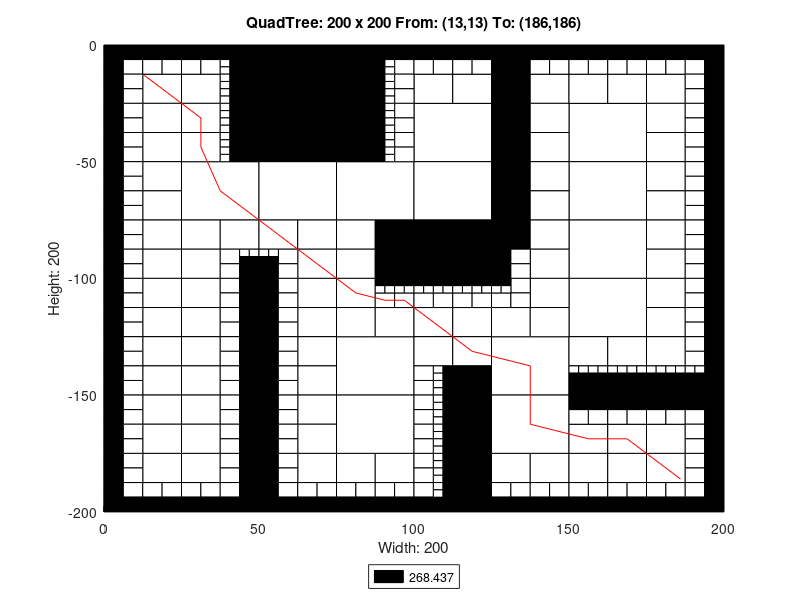

Here is the MATLAB script that generated this plot:
axis([0 200 -200 0]);
title('QuadTree: 200 x 200 From: (13,13) To: (186,186)');
xlabel('Width: 200');
ylabel('Height: 200');
rectangle('Position',[50 -25 25 25], 'FaceColor',[0 0 0]);
rectangle('Position',[50 -50 25 25], 'FaceColor',[0 0 0]);
rectangle('Position',[25 -75 25 25], 'FaceColor',[1 1 1]);
rectangle('Position',[50 -75 25 25], 'FaceColor',[1 1 1]);
rectangle('Position',[75 -75 25 25], 'FaceColor',[1 1 1]);
rectangle('Position',[100 -50 25 25], 'FaceColor',[1 1 1]);
rectangle('Position',[150 -50 25 25], 'FaceColor',[1 1 1]);
rectangle('Position',[100 -75 25 25], 'FaceColor',[1 1 1]);
rectangle('Position',[100 -100 25 25], 'FaceColor',[0 0 0]);
rectangle('Position',[150 -75 25 25], 'FaceColor',[1 1 1]);
rectangle('Position',[150 -100 25 25], 'FaceColor',[1 1 1]);
rectangle('Position',[75 -150 25 25], 'FaceColor',[1 1 1]);
rectangle('Position',[75 -175 25 25], 'FaceColor',[1 1 1]);
rectangle('Position',[125 -150 25 25], 'FaceColor',[1 1 1]);
rectangle('Position',[150 -125 25 25], 'FaceColor',[1 1 1]);
rectangle('Position',[125 -175 25 25], 'FaceColor',[1 1 1]);
rectangle('Position',[12.5 -25 12.5 12.5], 'FaceColor',[1 1 1]);
rectangle('Position',[25 -25 12.5 12.5], 'FaceColor',[1 1 1]);
rectangle('Position',[12.5 -37.5 12.5 12.5], 'FaceColor',[1 1 1]);
rectangle('Position',[12.5 -50 12.5 12.5], 'FaceColor',[1 1 1]);
rectangle('Position',[25 -37.5 12.5 12.5], 'FaceColor',[1 1 1]);
rectangle('Position',[25 -50 12.5 12.5], 'FaceColor',[1 1 1]);
rectangle('Position',[75 -12.5 12.5 12.5], 'FaceColor',[0 0 0]);
rectangle('Position',[75 -25 12.5 12.5], 'FaceColor',[0 0 0]);
rectangle('Position',[75 -37.5 12.5 12.5], 'FaceColor',[0 0 0]);
rectangle('Position',[75 -50 12.5 12.5], 'FaceColor',[0 0 0]);
rectangle('Position',[12.5 -62.5 12.5 12.5], 'FaceColor',[1 1 1]);
rectangle('Position',[12.5 -75 12.5 12.5], 'FaceColor',[1 1 1]);
rectangle('Position',[12.5 -87.5 12.5 12.5], 'FaceColor',[1 1 1]);
rectangle('Position',[12.5 -100 12.5 12.5], 'FaceColor',[1 1 1]);
rectangle('Position',[25 -87.5 12.5 12.5], 'FaceColor',[1 1 1]);
rectangle('Position',[37.5 -87.5 12.5 12.5], 'FaceColor',[1 1 1]);
rectangle('Position',[25 -100 12.5 12.5], 'FaceColor',[1 1 1]);
rectangle('Position',[50 -87.5 12.5 12.5], 'FaceColor',[1 1 1]);
rectangle('Position',[62.5 -87.5 12.5 12.5], 'FaceColor',[1 1 1]);
rectangle('Position',[62.5 -100 12.5 12.5], 'FaceColor',[1 1 1]);
rectangle('Position',[75 -87.5 12.5 12.5], 'FaceColor',[1 1 1]);
rectangle('Position',[87.5 -87.5 12.5 12.5], 'FaceColor',[0 0 0]);
rectangle('Position',[75 -100 12.5 12.5], 'FaceColor',[1 1 1]);
rectangle('Position',[87.5 -100 12.5 12.5], 'FaceColor',[0 0 0]);
rectangle('Position',[100 -25 12.5 12.5], 'FaceColor',[1 1 1]);
rectangle('Position',[112.5 -25 12.5 12.5], 'FaceColor',[1 1 1]);
rectangle('Position',[125 -12.5 12.5 12.5], 'FaceColor',[0 0 0]);
rectangle('Position',[125 -25 12.5 12.5], 'FaceColor',[0 0 0]);
rectangle('Position',[137.5 -25 12.5 12.5], 'FaceColor',[1 1 1]);
rectangle('Position',[125 -37.5 12.5 12.5], 'FaceColor',[0 0 0]);
rectangle('Position',[137.5 -37.5 12.5 12.5], 'FaceColor',[1 1 1]);
rectangle('Position',[125 -50 12.5 12.5], 'FaceColor',[0 0 0]);
rectangle('Position',[137.5 -50 12.5 12.5], 'FaceColor',[1 1 1]);
rectangle('Position',[150 -25 12.5 12.5], 'FaceColor',[1 1 1]);
rectangle('Position',[162.5 -25 12.5 12.5], 'FaceColor',[1 1 1]);
rectangle('Position',[175 -25 12.5 12.5], 'FaceColor',[1 1 1]);
rectangle('Position',[175 -37.5 12.5 12.5], 'FaceColor',[1 1 1]);
rectangle('Position',[175 -50 12.5 12.5], 'FaceColor',[1 1 1]);
rectangle('Position',[125 -62.5 12.5 12.5], 'FaceColor',[0 0 0]);
rectangle('Position',[137.5 -62.5 12.5 12.5], 'FaceColor',[1 1 1]);
rectangle('Position',[125 -75 12.5 12.5], 'FaceColor',[0 0 0]);
rectangle('Position',[137.5 -75 12.5 12.5], 'FaceColor',[1 1 1]);
rectangle('Position',[125 -87.5 12.5 12.5], 'FaceColor',[0 0 0]);
rectangle('Position',[137.5 -87.5 12.5 12.5], 'FaceColor',[1 1 1]);
rectangle('Position',[137.5 -100 12.5 12.5], 'FaceColor',[1 1 1]);
rectangle('Position',[175 -62.5 12.5 12.5], 'FaceColor',[1 1 1]);
rectangle('Position',[175 -75 12.5 12.5], 'FaceColor',[1 1 1]);
rectangle('Position',[175 -87.5 12.5 12.5], 'FaceColor',[1 1 1]);
rectangle('Position',[175 -100 12.5 12.5], 'FaceColor',[1 1 1]);
rectangle('Position',[12.5 -112.5 12.5 12.5], 'FaceColor',[1 1 1]);
rectangle('Position',[12.5 -125 12.5 12.5], 'FaceColor',[1 1 1]);
rectangle('Position',[25 -112.5 12.5 12.5], 'FaceColor',[1 1 1]);
rectangle('Position',[25 -125 12.5 12.5], 'FaceColor',[1 1 1]);
rectangle('Position',[12.5 -137.5 12.5 12.5], 'FaceColor',[1 1 1]);
rectangle('Position',[12.5 -150 12.5 12.5], 'FaceColor',[1 1 1]);
rectangle('Position',[25 -137.5 12.5 12.5], 'FaceColor',[1 1 1]);
rectangle('Position',[25 -150 12.5 12.5], 'FaceColor',[1 1 1]);
rectangle('Position',[62.5 -112.5 12.5 12.5], 'FaceColor',[1 1 1]);
rectangle('Position',[62.5 -125 12.5 12.5], 'FaceColor',[1 1 1]);
rectangle('Position',[75 -112.5 12.5 12.5], 'FaceColor',[1 1 1]);
rectangle('Position',[75 -125 12.5 12.5], 'FaceColor',[1 1 1]);
rectangle('Position',[87.5 -125 12.5 12.5], 'FaceColor',[1 1 1]);
rectangle('Position',[62.5 -137.5 12.5 12.5], 'FaceColor',[1 1 1]);
rectangle('Position',[62.5 -150 12.5 12.5], 'FaceColor',[1 1 1]);
rectangle('Position',[12.5 -162.5 12.5 12.5], 'FaceColor',[1 1 1]);
rectangle('Position',[12.5 -175 12.5 12.5], 'FaceColor',[1 1 1]);
rectangle('Position',[25 -162.5 12.5 12.5], 'FaceColor',[1 1 1]);
rectangle('Position',[25 -175 12.5 12.5], 'FaceColor',[1 1 1]);
rectangle('Position',[12.5 -187.5 12.5 12.5], 'FaceColor',[1 1 1]);
rectangle('Position',[25 -187.5 12.5 12.5], 'FaceColor',[1 1 1]);
rectangle('Position',[62.5 -162.5 12.5 12.5], 'FaceColor',[1 1 1]);
rectangle('Position',[62.5 -175 12.5 12.5], 'FaceColor',[1 1 1]);
rectangle('Position',[62.5 -187.5 12.5 12.5], 'FaceColor',[1 1 1]);
rectangle('Position',[75 -187.5 12.5 12.5], 'FaceColor',[1 1 1]);
rectangle('Position',[87.5 -187.5 12.5 12.5], 'FaceColor',[1 1 1]);
rectangle('Position',[100 -125 12.5 12.5], 'FaceColor',[1 1 1]);
rectangle('Position',[112.5 -125 12.5 12.5], 'FaceColor',[1 1 1]);
rectangle('Position',[137.5 -112.5 12.5 12.5], 'FaceColor',[1 1 1]);
rectangle('Position',[125 -125 12.5 12.5], 'FaceColor',[1 1 1]);
rectangle('Position',[137.5 -125 12.5 12.5], 'FaceColor',[1 1 1]);
rectangle('Position',[100 -137.5 12.5 12.5], 'FaceColor',[1 1 1]);
rectangle('Position',[112.5 -137.5 12.5 12.5], 'FaceColor',[1 1 1]);
rectangle('Position',[112.5 -150 12.5 12.5], 'FaceColor',[0 0 0]);
rectangle('Position',[175 -112.5 12.5 12.5], 'FaceColor',[1 1 1]);
rectangle('Position',[175 -125 12.5 12.5], 'FaceColor',[1 1 1]);
rectangle('Position',[150 -137.5 12.5 12.5], 'FaceColor',[1 1 1]);
rectangle('Position',[162.5 -137.5 12.5 12.5], 'FaceColor',[1 1 1]);
rectangle('Position',[175 -137.5 12.5 12.5], 'FaceColor',[1 1 1]);
rectangle('Position',[112.5 -162.5 12.5 12.5], 'FaceColor',[0 0 0]);
rectangle('Position',[112.5 -175 12.5 12.5], 'FaceColor',[0 0 0]);
rectangle('Position',[112.5 -187.5 12.5 12.5], 'FaceColor',[0 0 0]);
rectangle('Position',[112.5 -200 12.5 12.5], 'FaceColor',[0 0 0]);
rectangle('Position',[125 -187.5 12.5 12.5], 'FaceColor',[1 1 1]);
rectangle('Position',[137.5 -187.5 12.5 12.5], 'FaceColor',[1 1 1]);
rectangle('Position',[150 -175 12.5 12.5], 'FaceColor',[1 1 1]);
rectangle('Position',[162.5 -175 12.5 12.5], 'FaceColor',[1 1 1]);
rectangle('Position',[175 -175 12.5 12.5], 'FaceColor',[1 1 1]);
rectangle('Position',[150 -187.5 12.5 12.5], 'FaceColor',[1 1 1]);
rectangle('Position',[162.5 -187.5 12.5 12.5], 'FaceColor',[1 1 1]);
rectangle('Position',[175 -187.5 12.5 12.5], 'FaceColor',[1 1 1]);
rectangle('Position',[0 -6.25 6.25 6.25], 'FaceColor',[0 0 0]);
rectangle('Position',[6.25 -6.25 6.25 6.25], 'FaceColor',[0 0 0]);
rectangle('Position',[0 -12.5 6.25 6.25], 'FaceColor',[0 0 0]);
rectangle('Position',[6.25 -12.5 6.25 6.25], 'FaceColor',[1 1 1]);
rectangle('Position',[12.5 -6.25 6.25 6.25], 'FaceColor',[0 0 0]);
rectangle('Position',[18.75 -6.25 6.25 6.25], 'FaceColor',[0 0 0]);
rectangle('Position',[12.5 -12.5 6.25 6.25], 'FaceColor',[1 1 1]);
rectangle('Position',[18.75 -12.5 6.25 6.25], 'FaceColor',[1 1 1]);
rectangle('Position',[0 -18.75 6.25 6.25], 'FaceColor',[0 0 0]);
rectangle('Position',[6.25 -18.75 6.25 6.25], 'FaceColor',[1 1 1]);
rectangle('Position',[0 -25 6.25 6.25], 'FaceColor',[0 0 0]);
rectangle('Position',[6.25 -25 6.25 6.25], 'FaceColor',[1 1 1]);
rectangle('Position',[25 -6.25 6.25 6.25], 'FaceColor',[0 0 0]);
rectangle('Position',[31.25 -6.25 6.25 6.25], 'FaceColor',[0 0 0]);
rectangle('Position',[25 -12.5 6.25 6.25], 'FaceColor',[1 1 1]);
rectangle('Position',[31.25 -12.5 6.25 6.25], 'FaceColor',[1 1 1]);
rectangle('Position',[37.5 -6.25 6.25 6.25], 'FaceColor',[0 0 0]);
rectangle('Position',[43.75 -6.25 6.25 6.25], 'FaceColor',[0 0 0]);
rectangle('Position',[43.75 -12.5 6.25 6.25], 'FaceColor',[0 0 0]);
rectangle('Position',[43.75 -18.75 6.25 6.25], 'FaceColor',[0 0 0]);
rectangle('Position',[43.75 -25 6.25 6.25], 'FaceColor',[0 0 0]);
rectangle('Position',[0 -31.25 6.25 6.25], 'FaceColor',[0 0 0]);
rectangle('Position',[6.25 -31.25 6.25 6.25], 'FaceColor',[1 1 1]);
rectangle('Position',[0 -37.5 6.25 6.25], 'FaceColor',[0 0 0]);
rectangle('Position',[6.25 -37.5 6.25 6.25], 'FaceColor',[1 1 1]);
rectangle('Position',[0 -43.75 6.25 6.25], 'FaceColor',[0 0 0]);
rectangle('Position',[6.25 -43.75 6.25 6.25], 'FaceColor',[1 1 1]);
rectangle('Position',[0 -50 6.25 6.25], 'FaceColor',[0 0 0]);
rectangle('Position',[6.25 -50 6.25 6.25], 'FaceColor',[1 1 1]);
rectangle('Position',[43.75 -31.25 6.25 6.25], 'FaceColor',[0 0 0]);
rectangle('Position',[43.75 -37.5 6.25 6.25], 'FaceColor',[0 0 0]);
rectangle('Position',[43.75 -43.75 6.25 6.25], 'FaceColor',[0 0 0]);
rectangle('Position',[43.75 -50 6.25 6.25], 'FaceColor',[0 0 0]);
rectangle('Position',[87.5 -6.25 6.25 6.25], 'FaceColor',[0 0 0]);
rectangle('Position',[93.75 -6.25 6.25 6.25], 'FaceColor',[0 0 0]);
rectangle('Position',[93.75 -12.5 6.25 6.25], 'FaceColor',[1 1 1]);
rectangle('Position',[93.75 -18.75 6.25 6.25], 'FaceColor',[1 1 1]);
rectangle('Position',[93.75 -25 6.25 6.25], 'FaceColor',[1 1 1]);
rectangle('Position',[93.75 -31.25 6.25 6.25], 'FaceColor',[1 1 1]);
rectangle('Position',[93.75 -37.5 6.25 6.25], 'FaceColor',[1 1 1]);
rectangle('Position',[93.75 -43.75 6.25 6.25], 'FaceColor',[1 1 1]);
rectangle('Position',[93.75 -50 6.25 6.25], 'FaceColor',[1 1 1]);
rectangle('Position',[0 -56.25 6.25 6.25], 'FaceColor',[0 0 0]);
rectangle('Position',[6.25 -56.25 6.25 6.25], 'FaceColor',[1 1 1]);
rectangle('Position',[0 -62.5 6.25 6.25], 'FaceColor',[0 0 0]);
rectangle('Position',[6.25 -62.5 6.25 6.25], 'FaceColor',[1 1 1]);
rectangle('Position',[0 -68.75 6.25 6.25], 'FaceColor',[0 0 0]);
rectangle('Position',[6.25 -68.75 6.25 6.25], 'FaceColor',[1 1 1]);
rectangle('Position',[0 -75 6.25 6.25], 'FaceColor',[0 0 0]);
rectangle('Position',[6.25 -75 6.25 6.25], 'FaceColor',[1 1 1]);
rectangle('Position',[0 -81.25 6.25 6.25], 'FaceColor',[0 0 0]);
rectangle('Position',[6.25 -81.25 6.25 6.25], 'FaceColor',[1 1 1]);
rectangle('Position',[0 -87.5 6.25 6.25], 'FaceColor',[0 0 0]);
rectangle('Position',[6.25 -87.5 6.25 6.25], 'FaceColor',[1 1 1]);
rectangle('Position',[0 -93.75 6.25 6.25], 'FaceColor',[0 0 0]);
rectangle('Position',[6.25 -93.75 6.25 6.25], 'FaceColor',[1 1 1]);
rectangle('Position',[0 -100 6.25 6.25], 'FaceColor',[0 0 0]);
rectangle('Position',[6.25 -100 6.25 6.25], 'FaceColor',[1 1 1]);
rectangle('Position',[37.5 -93.75 6.25 6.25], 'FaceColor',[1 1 1]);
rectangle('Position',[37.5 -100 6.25 6.25], 'FaceColor',[1 1 1]);
rectangle('Position',[43.75 -100 6.25 6.25], 'FaceColor',[0 0 0]);
rectangle('Position',[56.25 -93.75 6.25 6.25], 'FaceColor',[1 1 1]);
rectangle('Position',[50 -100 6.25 6.25], 'FaceColor',[0 0 0]);
rectangle('Position',[56.25 -100 6.25 6.25], 'FaceColor',[1 1 1]);
rectangle('Position',[100 -6.25 6.25 6.25], 'FaceColor',[0 0 0]);
rectangle('Position',[106.25 -6.25 6.25 6.25], 'FaceColor',[0 0 0]);
rectangle('Position',[100 -12.5 6.25 6.25], 'FaceColor',[1 1 1]);
rectangle('Position',[106.25 -12.5 6.25 6.25], 'FaceColor',[1 1 1]);
rectangle('Position',[112.5 -6.25 6.25 6.25], 'FaceColor',[0 0 0]);
rectangle('Position',[118.75 -6.25 6.25 6.25], 'FaceColor',[0 0 0]);
rectangle('Position',[112.5 -12.5 6.25 6.25], 'FaceColor',[1 1 1]);
rectangle('Position',[118.75 -12.5 6.25 6.25], 'FaceColor',[1 1 1]);
rectangle('Position',[137.5 -6.25 6.25 6.25], 'FaceColor',[0 0 0]);
rectangle('Position',[143.75 -6.25 6.25 6.25], 'FaceColor',[0 0 0]);
rectangle('Position',[137.5 -12.5 6.25 6.25], 'FaceColor',[1 1 1]);
rectangle('Position',[143.75 -12.5 6.25 6.25], 'FaceColor',[1 1 1]);
rectangle('Position',[150 -6.25 6.25 6.25], 'FaceColor',[0 0 0]);
rectangle('Position',[156.25 -6.25 6.25 6.25], 'FaceColor',[0 0 0]);
rectangle('Position',[150 -12.5 6.25 6.25], 'FaceColor',[1 1 1]);
rectangle('Position',[156.25 -12.5 6.25 6.25], 'FaceColor',[1 1 1]);
rectangle('Position',[162.5 -6.25 6.25 6.25], 'FaceColor',[0 0 0]);
rectangle('Position',[168.75 -6.25 6.25 6.25], 'FaceColor',[0 0 0]);
rectangle('Position',[162.5 -12.5 6.25 6.25], 'FaceColor',[1 1 1]);
rectangle('Position',[168.75 -12.5 6.25 6.25], 'FaceColor',[1 1 1]);
rectangle('Position',[175 -6.25 6.25 6.25], 'FaceColor',[0 0 0]);
rectangle('Position',[181.25 -6.25 6.25 6.25], 'FaceColor',[0 0 0]);
rectangle('Position',[175 -12.5 6.25 6.25], 'FaceColor',[1 1 1]);
rectangle('Position',[181.25 -12.5 6.25 6.25], 'FaceColor',[1 1 1]);
rectangle('Position',[187.5 -6.25 6.25 6.25], 'FaceColor',[0 0 0]);
rectangle('Position',[193.75 -6.25 6.25 6.25], 'FaceColor',[0 0 0]);
rectangle('Position',[187.5 -12.5 6.25 6.25], 'FaceColor',[1 1 1]);
rectangle('Position',[193.75 -12.5 6.25 6.25], 'FaceColor',[0 0 0]);
rectangle('Position',[187.5 -18.75 6.25 6.25], 'FaceColor',[1 1 1]);
rectangle('Position',[193.75 -18.75 6.25 6.25], 'FaceColor',[0 0 0]);
rectangle('Position',[187.5 -25 6.25 6.25], 'FaceColor',[1 1 1]);
rectangle('Position',[193.75 -25 6.25 6.25], 'FaceColor',[0 0 0]);
rectangle('Position',[187.5 -31.25 6.25 6.25], 'FaceColor',[1 1 1]);
rectangle('Position',[193.75 -31.25 6.25 6.25], 'FaceColor',[0 0 0]);
rectangle('Position',[187.5 -37.5 6.25 6.25], 'FaceColor',[1 1 1]);
rectangle('Position',[193.75 -37.5 6.25 6.25], 'FaceColor',[0 0 0]);
rectangle('Position',[187.5 -43.75 6.25 6.25], 'FaceColor',[1 1 1]);
rectangle('Position',[193.75 -43.75 6.25 6.25], 'FaceColor',[0 0 0]);
rectangle('Position',[187.5 -50 6.25 6.25], 'FaceColor',[1 1 1]);
rectangle('Position',[193.75 -50 6.25 6.25], 'FaceColor',[0 0 0]);
rectangle('Position',[125 -93.75 6.25 6.25], 'FaceColor',[0 0 0]);
rectangle('Position',[131.25 -93.75 6.25 6.25], 'FaceColor',[1 1 1]);
rectangle('Position',[125 -100 6.25 6.25], 'FaceColor',[0 0 0]);
rectangle('Position',[131.25 -100 6.25 6.25], 'FaceColor',[1 1 1]);
rectangle('Position',[187.5 -56.25 6.25 6.25], 'FaceColor',[1 1 1]);
rectangle('Position',[193.75 -56.25 6.25 6.25], 'FaceColor',[0 0 0]);
rectangle('Position',[187.5 -62.5 6.25 6.25], 'FaceColor',[1 1 1]);
rectangle('Position',[193.75 -62.5 6.25 6.25], 'FaceColor',[0 0 0]);
rectangle('Position',[187.5 -68.75 6.25 6.25], 'FaceColor',[1 1 1]);
rectangle('Position',[193.75 -68.75 6.25 6.25], 'FaceColor',[0 0 0]);
rectangle('Position',[187.5 -75 6.25 6.25], 'FaceColor',[1 1 1]);
rectangle('Position',[193.75 -75 6.25 6.25], 'FaceColor',[0 0 0]);
rectangle('Position',[187.5 -81.25 6.25 6.25], 'FaceColor',[1 1 1]);
rectangle('Position',[193.75 -81.25 6.25 6.25], 'FaceColor',[0 0 0]);
rectangle('Position',[187.5 -87.5 6.25 6.25], 'FaceColor',[1 1 1]);
rectangle('Position',[193.75 -87.5 6.25 6.25], 'FaceColor',[0 0 0]);
rectangle('Position',[187.5 -93.75 6.25 6.25], 'FaceColor',[1 1 1]);
rectangle('Position',[193.75 -93.75 6.25 6.25], 'FaceColor',[0 0 0]);
rectangle('Position',[187.5 -100 6.25 6.25], 'FaceColor',[1 1 1]);
rectangle('Position',[193.75 -100 6.25 6.25], 'FaceColor',[0 0 0]);
rectangle('Position',[0 -106.25 6.25 6.25], 'FaceColor',[0 0 0]);
rectangle('Position',[6.25 -106.25 6.25 6.25], 'FaceColor',[1 1 1]);
rectangle('Position',[0 -112.5 6.25 6.25], 'FaceColor',[0 0 0]);
rectangle('Position',[6.25 -112.5 6.25 6.25], 'FaceColor',[1 1 1]);
rectangle('Position',[0 -118.75 6.25 6.25], 'FaceColor',[0 0 0]);
rectangle('Position',[6.25 -118.75 6.25 6.25], 'FaceColor',[1 1 1]);
rectangle('Position',[0 -125 6.25 6.25], 'FaceColor',[0 0 0]);
rectangle('Position',[6.25 -125 6.25 6.25], 'FaceColor',[1 1 1]);
rectangle('Position',[37.5 -106.25 6.25 6.25], 'FaceColor',[1 1 1]);
rectangle('Position',[43.75 -106.25 6.25 6.25], 'FaceColor',[0 0 0]);
rectangle('Position',[37.5 -112.5 6.25 6.25], 'FaceColor',[1 1 1]);
rectangle('Position',[43.75 -112.5 6.25 6.25], 'FaceColor',[0 0 0]);
rectangle('Position',[37.5 -118.75 6.25 6.25], 'FaceColor',[1 1 1]);
rectangle('Position',[43.75 -118.75 6.25 6.25], 'FaceColor',[0 0 0]);
rectangle('Position',[37.5 -125 6.25 6.25], 'FaceColor',[1 1 1]);
rectangle('Position',[43.75 -125 6.25 6.25], 'FaceColor',[0 0 0]);
rectangle('Position',[0 -131.25 6.25 6.25], 'FaceColor',[0 0 0]);
rectangle('Position',[6.25 -131.25 6.25 6.25], 'FaceColor',[1 1 1]);
rectangle('Position',[0 -137.5 6.25 6.25], 'FaceColor',[0 0 0]);
rectangle('Position',[6.25 -137.5 6.25 6.25], 'FaceColor',[1 1 1]);
rectangle('Position',[0 -143.75 6.25 6.25], 'FaceColor',[0 0 0]);
rectangle('Position',[6.25 -143.75 6.25 6.25], 'FaceColor',[1 1 1]);
rectangle('Position',[0 -150 6.25 6.25], 'FaceColor',[0 0 0]);
rectangle('Position',[6.25 -150 6.25 6.25], 'FaceColor',[1 1 1]);
rectangle('Position',[37.5 -131.25 6.25 6.25], 'FaceColor',[1 1 1]);
rectangle('Position',[43.75 -131.25 6.25 6.25], 'FaceColor',[0 0 0]);
rectangle('Position',[37.5 -137.5 6.25 6.25], 'FaceColor',[1 1 1]);
rectangle('Position',[43.75 -137.5 6.25 6.25], 'FaceColor',[0 0 0]);
rectangle('Position',[37.5 -143.75 6.25 6.25], 'FaceColor',[1 1 1]);
rectangle('Position',[43.75 -143.75 6.25 6.25], 'FaceColor',[0 0 0]);
rectangle('Position',[37.5 -150 6.25 6.25], 'FaceColor',[1 1 1]);
rectangle('Position',[43.75 -150 6.25 6.25], 'FaceColor',[0 0 0]);
rectangle('Position',[50 -106.25 6.25 6.25], 'FaceColor',[0 0 0]);
rectangle('Position',[56.25 -106.25 6.25 6.25], 'FaceColor',[1 1 1]);
rectangle('Position',[50 -112.5 6.25 6.25], 'FaceColor',[0 0 0]);
rectangle('Position',[56.25 -112.5 6.25 6.25], 'FaceColor',[1 1 1]);
rectangle('Position',[50 -118.75 6.25 6.25], 'FaceColor',[0 0 0]);
rectangle('Position',[56.25 -118.75 6.25 6.25], 'FaceColor',[1 1 1]);
rectangle('Position',[50 -125 6.25 6.25], 'FaceColor',[0 0 0]);
rectangle('Position',[56.25 -125 6.25 6.25], 'FaceColor',[1 1 1]);
rectangle('Position',[87.5 -112.5 6.25 6.25], 'FaceColor',[1 1 1]);
rectangle('Position',[93.75 -112.5 6.25 6.25], 'FaceColor',[1 1 1]);
rectangle('Position',[50 -131.25 6.25 6.25], 'FaceColor',[0 0 0]);
rectangle('Position',[56.25 -131.25 6.25 6.25], 'FaceColor',[1 1 1]);
rectangle('Position',[50 -137.5 6.25 6.25], 'FaceColor',[0 0 0]);
rectangle('Position',[56.25 -137.5 6.25 6.25], 'FaceColor',[1 1 1]);
rectangle('Position',[50 -143.75 6.25 6.25], 'FaceColor',[0 0 0]);
rectangle('Position',[56.25 -143.75 6.25 6.25], 'FaceColor',[1 1 1]);
rectangle('Position',[50 -150 6.25 6.25], 'FaceColor',[0 0 0]);
rectangle('Position',[56.25 -150 6.25 6.25], 'FaceColor',[1 1 1]);
rectangle('Position',[0 -156.25 6.25 6.25], 'FaceColor',[0 0 0]);
rectangle('Position',[6.25 -156.25 6.25 6.25], 'FaceColor',[1 1 1]);
rectangle('Position',[0 -162.5 6.25 6.25], 'FaceColor',[0 0 0]);
rectangle('Position',[6.25 -162.5 6.25 6.25], 'FaceColor',[1 1 1]);
rectangle('Position',[0 -168.75 6.25 6.25], 'FaceColor',[0 0 0]);
rectangle('Position',[6.25 -168.75 6.25 6.25], 'FaceColor',[1 1 1]);
rectangle('Position',[0 -175 6.25 6.25], 'FaceColor',[0 0 0]);
rectangle('Position',[6.25 -175 6.25 6.25], 'FaceColor',[1 1 1]);
rectangle('Position',[37.5 -156.25 6.25 6.25], 'FaceColor',[1 1 1]);
rectangle('Position',[43.75 -156.25 6.25 6.25], 'FaceColor',[0 0 0]);
rectangle('Position',[37.5 -162.5 6.25 6.25], 'FaceColor',[1 1 1]);
rectangle('Position',[43.75 -162.5 6.25 6.25], 'FaceColor',[0 0 0]);
rectangle('Position',[37.5 -168.75 6.25 6.25], 'FaceColor',[1 1 1]);
rectangle('Position',[43.75 -168.75 6.25 6.25], 'FaceColor',[0 0 0]);
rectangle('Position',[37.5 -175 6.25 6.25], 'FaceColor',[1 1 1]);
rectangle('Position',[43.75 -175 6.25 6.25], 'FaceColor',[0 0 0]);
rectangle('Position',[0 -181.25 6.25 6.25], 'FaceColor',[0 0 0]);
rectangle('Position',[6.25 -181.25 6.25 6.25], 'FaceColor',[1 1 1]);
rectangle('Position',[0 -187.5 6.25 6.25], 'FaceColor',[0 0 0]);
rectangle('Position',[6.25 -187.5 6.25 6.25], 'FaceColor',[1 1 1]);
rectangle('Position',[0 -193.75 6.25 6.25], 'FaceColor',[0 0 0]);
rectangle('Position',[6.25 -193.75 6.25 6.25], 'FaceColor',[1 1 1]);
rectangle('Position',[0 -200 6.25 6.25], 'FaceColor',[0 0 0]);
rectangle('Position',[6.25 -200 6.25 6.25], 'FaceColor',[0 0 0]);
rectangle('Position',[12.5 -193.75 6.25 6.25], 'FaceColor',[1 1 1]);
rectangle('Position',[18.75 -193.75 6.25 6.25], 'FaceColor',[1 1 1]);
rectangle('Position',[12.5 -200 6.25 6.25], 'FaceColor',[0 0 0]);
rectangle('Position',[18.75 -200 6.25 6.25], 'FaceColor',[0 0 0]);
rectangle('Position',[37.5 -181.25 6.25 6.25], 'FaceColor',[1 1 1]);
rectangle('Position',[43.75 -181.25 6.25 6.25], 'FaceColor',[0 0 0]);
rectangle('Position',[37.5 -187.5 6.25 6.25], 'FaceColor',[1 1 1]);
rectangle('Position',[43.75 -187.5 6.25 6.25], 'FaceColor',[0 0 0]);
rectangle('Position',[25 -193.75 6.25 6.25], 'FaceColor',[1 1 1]);
rectangle('Position',[31.25 -193.75 6.25 6.25], 'FaceColor',[1 1 1]);
rectangle('Position',[25 -200 6.25 6.25], 'FaceColor',[0 0 0]);
rectangle('Position',[31.25 -200 6.25 6.25], 'FaceColor',[0 0 0]);
rectangle('Position',[37.5 -193.75 6.25 6.25], 'FaceColor',[1 1 1]);
rectangle('Position',[43.75 -193.75 6.25 6.25], 'FaceColor',[0 0 0]);
rectangle('Position',[37.5 -200 6.25 6.25], 'FaceColor',[0 0 0]);
rectangle('Position',[43.75 -200 6.25 6.25], 'FaceColor',[0 0 0]);
rectangle('Position',[50 -156.25 6.25 6.25], 'FaceColor',[0 0 0]);
rectangle('Position',[56.25 -156.25 6.25 6.25], 'FaceColor',[1 1 1]);
rectangle('Position',[50 -162.5 6.25 6.25], 'FaceColor',[0 0 0]);
rectangle('Position',[56.25 -162.5 6.25 6.25], 'FaceColor',[1 1 1]);
rectangle('Position',[50 -168.75 6.25 6.25], 'FaceColor',[0 0 0]);
rectangle('Position',[56.25 -168.75 6.25 6.25], 'FaceColor',[1 1 1]);
rectangle('Position',[50 -175 6.25 6.25], 'FaceColor',[0 0 0]);
rectangle('Position',[56.25 -175 6.25 6.25], 'FaceColor',[1 1 1]);
rectangle('Position',[50 -181.25 6.25 6.25], 'FaceColor',[0 0 0]);
rectangle('Position',[56.25 -181.25 6.25 6.25], 'FaceColor',[1 1 1]);
rectangle('Position',[50 -187.5 6.25 6.25], 'FaceColor',[0 0 0]);
rectangle('Position',[56.25 -187.5 6.25 6.25], 'FaceColor',[1 1 1]);
rectangle('Position',[50 -193.75 6.25 6.25], 'FaceColor',[0 0 0]);
rectangle('Position',[56.25 -193.75 6.25 6.25], 'FaceColor',[1 1 1]);
rectangle('Position',[50 -200 6.25 6.25], 'FaceColor',[0 0 0]);
rectangle('Position',[56.25 -200 6.25 6.25], 'FaceColor',[0 0 0]);
rectangle('Position',[62.5 -193.75 6.25 6.25], 'FaceColor',[1 1 1]);
rectangle('Position',[68.75 -193.75 6.25 6.25], 'FaceColor',[1 1 1]);
rectangle('Position',[62.5 -200 6.25 6.25], 'FaceColor',[0 0 0]);
rectangle('Position',[68.75 -200 6.25 6.25], 'FaceColor',[0 0 0]);
rectangle('Position',[75 -193.75 6.25 6.25], 'FaceColor',[1 1 1]);
rectangle('Position',[81.25 -193.75 6.25 6.25], 'FaceColor',[1 1 1]);
rectangle('Position',[75 -200 6.25 6.25], 'FaceColor',[0 0 0]);
rectangle('Position',[81.25 -200 6.25 6.25], 'FaceColor',[0 0 0]);
rectangle('Position',[87.5 -193.75 6.25 6.25], 'FaceColor',[1 1 1]);
rectangle('Position',[93.75 -193.75 6.25 6.25], 'FaceColor',[1 1 1]);
rectangle('Position',[87.5 -200 6.25 6.25], 'FaceColor',[0 0 0]);
rectangle('Position',[93.75 -200 6.25 6.25], 'FaceColor',[0 0 0]);
rectangle('Position',[100 -112.5 6.25 6.25], 'FaceColor',[1 1 1]);
rectangle('Position',[106.25 -112.5 6.25 6.25], 'FaceColor',[1 1 1]);
rectangle('Position',[112.5 -112.5 6.25 6.25], 'FaceColor',[1 1 1]);
rectangle('Position',[118.75 -112.5 6.25 6.25], 'FaceColor',[1 1 1]);
rectangle('Position',[131.25 -106.25 6.25 6.25], 'FaceColor',[1 1 1]);
rectangle('Position',[125 -112.5 6.25 6.25], 'FaceColor',[1 1 1]);
rectangle('Position',[131.25 -112.5 6.25 6.25], 'FaceColor',[1 1 1]);
rectangle('Position',[100 -143.75 6.25 6.25], 'FaceColor',[1 1 1]);
rectangle('Position',[100 -150 6.25 6.25], 'FaceColor',[1 1 1]);
rectangle('Position',[187.5 -106.25 6.25 6.25], 'FaceColor',[1 1 1]);
rectangle('Position',[193.75 -106.25 6.25 6.25], 'FaceColor',[0 0 0]);
rectangle('Position',[187.5 -112.5 6.25 6.25], 'FaceColor',[1 1 1]);
rectangle('Position',[193.75 -112.5 6.25 6.25], 'FaceColor',[0 0 0]);
rectangle('Position',[187.5 -118.75 6.25 6.25], 'FaceColor',[1 1 1]);
rectangle('Position',[193.75 -118.75 6.25 6.25], 'FaceColor',[0 0 0]);
rectangle('Position',[187.5 -125 6.25 6.25], 'FaceColor',[1 1 1]);
rectangle('Position',[193.75 -125 6.25 6.25], 'FaceColor',[0 0 0]);
rectangle('Position',[150 -150 6.25 6.25], 'FaceColor',[0 0 0]);
rectangle('Position',[156.25 -150 6.25 6.25], 'FaceColor',[0 0 0]);
rectangle('Position',[162.5 -150 6.25 6.25], 'FaceColor',[0 0 0]);
rectangle('Position',[168.75 -150 6.25 6.25], 'FaceColor',[0 0 0]);
rectangle('Position',[187.5 -131.25 6.25 6.25], 'FaceColor',[1 1 1]);
rectangle('Position',[193.75 -131.25 6.25 6.25], 'FaceColor',[0 0 0]);
rectangle('Position',[187.5 -137.5 6.25 6.25], 'FaceColor',[1 1 1]);
rectangle('Position',[193.75 -137.5 6.25 6.25], 'FaceColor',[0 0 0]);
rectangle('Position',[175 -150 6.25 6.25], 'FaceColor',[0 0 0]);
rectangle('Position',[181.25 -150 6.25 6.25], 'FaceColor',[0 0 0]);
rectangle('Position',[193.75 -143.75 6.25 6.25], 'FaceColor',[0 0 0]);
rectangle('Position',[187.5 -150 6.25 6.25], 'FaceColor',[0 0 0]);
rectangle('Position',[193.75 -150 6.25 6.25], 'FaceColor',[0 0 0]);
rectangle('Position',[100 -156.25 6.25 6.25], 'FaceColor',[1 1 1]);
rectangle('Position',[100 -162.5 6.25 6.25], 'FaceColor',[1 1 1]);
rectangle('Position',[100 -168.75 6.25 6.25], 'FaceColor',[1 1 1]);
rectangle('Position',[100 -175 6.25 6.25], 'FaceColor',[1 1 1]);
rectangle('Position',[100 -181.25 6.25 6.25], 'FaceColor',[1 1 1]);
rectangle('Position',[100 -187.5 6.25 6.25], 'FaceColor',[1 1 1]);
rectangle('Position',[100 -193.75 6.25 6.25], 'FaceColor',[1 1 1]);
rectangle('Position',[100 -200 6.25 6.25], 'FaceColor',[0 0 0]);
rectangle('Position',[106.25 -200 6.25 6.25], 'FaceColor',[0 0 0]);
rectangle('Position',[125 -193.75 6.25 6.25], 'FaceColor',[1 1 1]);
rectangle('Position',[131.25 -193.75 6.25 6.25], 'FaceColor',[1 1 1]);
rectangle('Position',[125 -200 6.25 6.25], 'FaceColor',[0 0 0]);
rectangle('Position',[131.25 -200 6.25 6.25], 'FaceColor',[0 0 0]);
rectangle('Position',[137.5 -193.75 6.25 6.25], 'FaceColor',[1 1 1]);
rectangle('Position',[143.75 -193.75 6.25 6.25], 'FaceColor',[1 1 1]);
rectangle('Position',[137.5 -200 6.25 6.25], 'FaceColor',[0 0 0]);
rectangle('Position',[143.75 -200 6.25 6.25], 'FaceColor',[0 0 0]);
rectangle('Position',[150 -156.25 6.25 6.25], 'FaceColor',[0 0 0]);
rectangle('Position',[156.25 -156.25 6.25 6.25], 'FaceColor',[0 0 0]);
rectangle('Position',[150 -162.5 6.25 6.25], 'FaceColor',[1 1 1]);
rectangle('Position',[156.25 -162.5 6.25 6.25], 'FaceColor',[1 1 1]);
rectangle('Position',[162.5 -156.25 6.25 6.25], 'FaceColor',[0 0 0]);
rectangle('Position',[168.75 -156.25 6.25 6.25], 'FaceColor',[0 0 0]);
rectangle('Position',[162.5 -162.5 6.25 6.25], 'FaceColor',[1 1 1]);
rectangle('Position',[168.75 -162.5 6.25 6.25], 'FaceColor',[1 1 1]);
rectangle('Position',[175 -156.25 6.25 6.25], 'FaceColor',[0 0 0]);
rectangle('Position',[181.25 -156.25 6.25 6.25], 'FaceColor',[0 0 0]);
rectangle('Position',[175 -162.5 6.25 6.25], 'FaceColor',[1 1 1]);
rectangle('Position',[181.25 -162.5 6.25 6.25], 'FaceColor',[1 1 1]);
rectangle('Position',[187.5 -156.25 6.25 6.25], 'FaceColor',[0 0 0]);
rectangle('Position',[193.75 -156.25 6.25 6.25], 'FaceColor',[0 0 0]);
rectangle('Position',[187.5 -162.5 6.25 6.25], 'FaceColor',[1 1 1]);
rectangle('Position',[193.75 -162.5 6.25 6.25], 'FaceColor',[0 0 0]);
rectangle('Position',[187.5 -168.75 6.25 6.25], 'FaceColor',[1 1 1]);
rectangle('Position',[193.75 -168.75 6.25 6.25], 'FaceColor',[0 0 0]);
rectangle('Position',[187.5 -175 6.25 6.25], 'FaceColor',[1 1 1]);
rectangle('Position',[193.75 -175 6.25 6.25], 'FaceColor',[0 0 0]);
rectangle('Position',[150 -193.75 6.25 6.25], 'FaceColor',[1 1 1]);
rectangle('Position',[156.25 -193.75 6.25 6.25], 'FaceColor',[1 1 1]);
rectangle('Position',[150 -200 6.25 6.25], 'FaceColor',[0 0 0]);
rectangle('Position',[156.25 -200 6.25 6.25], 'FaceColor',[0 0 0]);
rectangle('Position',[162.5 -193.75 6.25 6.25], 'FaceColor',[1 1 1]);
rectangle('Position',[168.75 -193.75 6.25 6.25], 'FaceColor',[1 1 1]);
rectangle('Position',[162.5 -200 6.25 6.25], 'FaceColor',[0 0 0]);
rectangle('Position',[168.75 -200 6.25 6.25], 'FaceColor',[0 0 0]);
rectangle('Position',[187.5 -181.25 6.25 6.25], 'FaceColor',[1 1 1]);
rectangle('Position',[193.75 -181.25 6.25 6.25], 'FaceColor',[0 0 0]);
rectangle('Position',[187.5 -187.5 6.25 6.25], 'FaceColor',[1 1 1]);
rectangle('Position',[193.75 -187.5 6.25 6.25], 'FaceColor',[0 0 0]);
rectangle('Position',[175 -193.75 6.25 6.25], 'FaceColor',[1 1 1]);
rectangle('Position',[181.25 -193.75 6.25 6.25], 'FaceColor',[1 1 1]);
rectangle('Position',[175 -200 6.25 6.25], 'FaceColor',[0 0 0]);
rectangle('Position',[181.25 -200 6.25 6.25], 'FaceColor',[0 0 0]);
rectangle('Position',[187.5 -193.75 6.25 6.25], 'FaceColor',[1 1 1]);
rectangle('Position',[193.75 -193.75 6.25 6.25], 'FaceColor',[0 0 0]);
rectangle('Position',[187.5 -200 6.25 6.25], 'FaceColor',[0 0 0]);
rectangle('Position',[193.75 -200 6.25 6.25], 'FaceColor',[0 0 0]);
rectangle('Position',[37.5 -9.375 3.125 3.125], 'FaceColor',[1 1 1]);
rectangle('Position',[40.625 -9.375 3.125 3.125], 'FaceColor',[0 0 0]);
rectangle('Position',[37.5 -12.5 3.125 3.125], 'FaceColor',[1 1 1]);
rectangle('Position',[40.625 -12.5 3.125 3.125], 'FaceColor',[0 0 0]);
rectangle('Position',[37.5 -15.625 3.125 3.125], 'FaceColor',[1 1 1]);
rectangle('Position',[40.625 -15.625 3.125 3.125], 'FaceColor',[0 0 0]);
rectangle('Position',[37.5 -18.75 3.125 3.125], 'FaceColor',[1 1 1]);
rectangle('Position',[40.625 -18.75 3.125 3.125], 'FaceColor',[0 0 0]);
rectangle('Position',[37.5 -21.875 3.125 3.125], 'FaceColor',[1 1 1]);
rectangle('Position',[40.625 -21.875 3.125 3.125], 'FaceColor',[0 0 0]);
rectangle('Position',[37.5 -25 3.125 3.125], 'FaceColor',[1 1 1]);
rectangle('Position',[40.625 -25 3.125 3.125], 'FaceColor',[0 0 0]);
rectangle('Position',[37.5 -28.125 3.125 3.125], 'FaceColor',[1 1 1]);
rectangle('Position',[40.625 -28.125 3.125 3.125], 'FaceColor',[0 0 0]);
rectangle('Position',[37.5 -31.25 3.125 3.125], 'FaceColor',[1 1 1]);
rectangle('Position',[40.625 -31.25 3.125 3.125], 'FaceColor',[0 0 0]);
rectangle('Position',[37.5 -34.375 3.125 3.125], 'FaceColor',[1 1 1]);
rectangle('Position',[40.625 -34.375 3.125 3.125], 'FaceColor',[0 0 0]);
rectangle('Position',[37.5 -37.5 3.125 3.125], 'FaceColor',[1 1 1]);
rectangle('Position',[40.625 -37.5 3.125 3.125], 'FaceColor',[0 0 0]);
rectangle('Position',[37.5 -40.625 3.125 3.125], 'FaceColor',[1 1 1]);
rectangle('Position',[40.625 -40.625 3.125 3.125], 'FaceColor',[0 0 0]);
rectangle('Position',[37.5 -43.75 3.125 3.125], 'FaceColor',[1 1 1]);
rectangle('Position',[40.625 -43.75 3.125 3.125], 'FaceColor',[0 0 0]);
rectangle('Position',[37.5 -46.875 3.125 3.125], 'FaceColor',[1 1 1]);
rectangle('Position',[40.625 -46.875 3.125 3.125], 'FaceColor',[0 0 0]);
rectangle('Position',[37.5 -50 3.125 3.125], 'FaceColor',[1 1 1]);
rectangle('Position',[40.625 -50 3.125 3.125], 'FaceColor',[0 0 0]);
rectangle('Position',[87.5 -9.375 3.125 3.125], 'FaceColor',[0 0 0]);
rectangle('Position',[90.625 -9.375 3.125 3.125], 'FaceColor',[1 1 1]);
rectangle('Position',[87.5 -12.5 3.125 3.125], 'FaceColor',[0 0 0]);
rectangle('Position',[90.625 -12.5 3.125 3.125], 'FaceColor',[1 1 1]);
rectangle('Position',[87.5 -15.625 3.125 3.125], 'FaceColor',[0 0 0]);
rectangle('Position',[90.625 -15.625 3.125 3.125], 'FaceColor',[1 1 1]);
rectangle('Position',[87.5 -18.75 3.125 3.125], 'FaceColor',[0 0 0]);
rectangle('Position',[90.625 -18.75 3.125 3.125], 'FaceColor',[1 1 1]);
rectangle('Position',[87.5 -21.875 3.125 3.125], 'FaceColor',[0 0 0]);
rectangle('Position',[90.625 -21.875 3.125 3.125], 'FaceColor',[1 1 1]);
rectangle('Position',[87.5 -25 3.125 3.125], 'FaceColor',[0 0 0]);
rectangle('Position',[90.625 -25 3.125 3.125], 'FaceColor',[1 1 1]);
rectangle('Position',[87.5 -28.125 3.125 3.125], 'FaceColor',[0 0 0]);
rectangle('Position',[90.625 -28.125 3.125 3.125], 'FaceColor',[1 1 1]);
rectangle('Position',[87.5 -31.25 3.125 3.125], 'FaceColor',[0 0 0]);
rectangle('Position',[90.625 -31.25 3.125 3.125], 'FaceColor',[1 1 1]);
rectangle('Position',[87.5 -34.375 3.125 3.125], 'FaceColor',[0 0 0]);
rectangle('Position',[90.625 -34.375 3.125 3.125], 'FaceColor',[1 1 1]);
rectangle('Position',[87.5 -37.5 3.125 3.125], 'FaceColor',[0 0 0]);
rectangle('Position',[90.625 -37.5 3.125 3.125], 'FaceColor',[1 1 1]);
rectangle('Position',[87.5 -40.625 3.125 3.125], 'FaceColor',[0 0 0]);
rectangle('Position',[90.625 -40.625 3.125 3.125], 'FaceColor',[1 1 1]);
rectangle('Position',[87.5 -43.75 3.125 3.125], 'FaceColor',[0 0 0]);
rectangle('Position',[90.625 -43.75 3.125 3.125], 'FaceColor',[1 1 1]);
rectangle('Position',[87.5 -46.875 3.125 3.125], 'FaceColor',[0 0 0]);
rectangle('Position',[90.625 -46.875 3.125 3.125], 'FaceColor',[1 1 1]);
rectangle('Position',[87.5 -50 3.125 3.125], 'FaceColor',[0 0 0]);
rectangle('Position',[90.625 -50 3.125 3.125], 'FaceColor',[1 1 1]);
rectangle('Position',[43.75 -90.625 3.125 3.125], 'FaceColor',[1 1 1]);
rectangle('Position',[46.875 -90.625 3.125 3.125], 'FaceColor',[1 1 1]);
rectangle('Position',[43.75 -93.75 3.125 3.125], 'FaceColor',[0 0 0]);
rectangle('Position',[46.875 -93.75 3.125 3.125], 'FaceColor',[0 0 0]);
rectangle('Position',[50 -90.625 3.125 3.125], 'FaceColor',[1 1 1]);
rectangle('Position',[53.125 -90.625 3.125 3.125], 'FaceColor',[1 1 1]);
rectangle('Position',[50 -93.75 3.125 3.125], 'FaceColor',[0 0 0]);
rectangle('Position',[53.125 -93.75 3.125 3.125], 'FaceColor',[0 0 0]);
rectangle('Position',[87.5 -103.125 3.125 3.125], 'FaceColor',[0 0 0]);
rectangle('Position',[90.625 -103.125 3.125 3.125], 'FaceColor',[0 0 0]);
rectangle('Position',[87.5 -106.25 3.125 3.125], 'FaceColor',[1 1 1]);
rectangle('Position',[90.625 -106.25 3.125 3.125], 'FaceColor',[1 1 1]);
rectangle('Position',[93.75 -103.125 3.125 3.125], 'FaceColor',[0 0 0]);
rectangle('Position',[96.875 -103.125 3.125 3.125], 'FaceColor',[0 0 0]);
rectangle('Position',[93.75 -106.25 3.125 3.125], 'FaceColor',[1 1 1]);
rectangle('Position',[96.875 -106.25 3.125 3.125], 'FaceColor',[1 1 1]);
rectangle('Position',[100 -103.125 3.125 3.125], 'FaceColor',[0 0 0]);
rectangle('Position',[103.125 -103.125 3.125 3.125], 'FaceColor',[0 0 0]);
rectangle('Position',[100 -106.25 3.125 3.125], 'FaceColor',[1 1 1]);
rectangle('Position',[103.125 -106.25 3.125 3.125], 'FaceColor',[1 1 1]);
rectangle('Position',[106.25 -103.125 3.125 3.125], 'FaceColor',[0 0 0]);
rectangle('Position',[109.375 -103.125 3.125 3.125], 'FaceColor',[0 0 0]);
rectangle('Position',[106.25 -106.25 3.125 3.125], 'FaceColor',[1 1 1]);
rectangle('Position',[109.375 -106.25 3.125 3.125], 'FaceColor',[1 1 1]);
rectangle('Position',[112.5 -103.125 3.125 3.125], 'FaceColor',[0 0 0]);
rectangle('Position',[115.625 -103.125 3.125 3.125], 'FaceColor',[0 0 0]);
rectangle('Position',[112.5 -106.25 3.125 3.125], 'FaceColor',[1 1 1]);
rectangle('Position',[115.625 -106.25 3.125 3.125], 'FaceColor',[1 1 1]);
rectangle('Position',[118.75 -103.125 3.125 3.125], 'FaceColor',[0 0 0]);
rectangle('Position',[121.875 -103.125 3.125 3.125], 'FaceColor',[0 0 0]);
rectangle('Position',[118.75 -106.25 3.125 3.125], 'FaceColor',[1 1 1]);
rectangle('Position',[121.875 -106.25 3.125 3.125], 'FaceColor',[1 1 1]);
rectangle('Position',[125 -103.125 3.125 3.125], 'FaceColor',[0 0 0]);
rectangle('Position',[128.125 -103.125 3.125 3.125], 'FaceColor',[0 0 0]);
rectangle('Position',[125 -106.25 3.125 3.125], 'FaceColor',[1 1 1]);
rectangle('Position',[128.125 -106.25 3.125 3.125], 'FaceColor',[1 1 1]);
rectangle('Position',[106.25 -140.625 3.125 3.125], 'FaceColor',[1 1 1]);
rectangle('Position',[109.375 -140.625 3.125 3.125], 'FaceColor',[0 0 0]);
rectangle('Position',[106.25 -143.75 3.125 3.125], 'FaceColor',[1 1 1]);
rectangle('Position',[109.375 -143.75 3.125 3.125], 'FaceColor',[0 0 0]);
rectangle('Position',[106.25 -146.875 3.125 3.125], 'FaceColor',[1 1 1]);
rectangle('Position',[109.375 -146.875 3.125 3.125], 'FaceColor',[0 0 0]);
rectangle('Position',[106.25 -150 3.125 3.125], 'FaceColor',[1 1 1]);
rectangle('Position',[109.375 -150 3.125 3.125], 'FaceColor',[0 0 0]);
rectangle('Position',[150 -140.625 3.125 3.125], 'FaceColor',[1 1 1]);
rectangle('Position',[153.125 -140.625 3.125 3.125], 'FaceColor',[1 1 1]);
rectangle('Position',[150 -143.75 3.125 3.125], 'FaceColor',[0 0 0]);
rectangle('Position',[153.125 -143.75 3.125 3.125], 'FaceColor',[0 0 0]);
rectangle('Position',[156.25 -140.625 3.125 3.125], 'FaceColor',[1 1 1]);
rectangle('Position',[159.375 -140.625 3.125 3.125], 'FaceColor',[1 1 1]);
rectangle('Position',[156.25 -143.75 3.125 3.125], 'FaceColor',[0 0 0]);
rectangle('Position',[159.375 -143.75 3.125 3.125], 'FaceColor',[0 0 0]);
rectangle('Position',[162.5 -140.625 3.125 3.125], 'FaceColor',[1 1 1]);
rectangle('Position',[165.625 -140.625 3.125 3.125], 'FaceColor',[1 1 1]);
rectangle('Position',[162.5 -143.75 3.125 3.125], 'FaceColor',[0 0 0]);
rectangle('Position',[165.625 -143.75 3.125 3.125], 'FaceColor',[0 0 0]);
rectangle('Position',[168.75 -140.625 3.125 3.125], 'FaceColor',[1 1 1]);
rectangle('Position',[171.875 -140.625 3.125 3.125], 'FaceColor',[1 1 1]);
rectangle('Position',[168.75 -143.75 3.125 3.125], 'FaceColor',[0 0 0]);
rectangle('Position',[171.875 -143.75 3.125 3.125], 'FaceColor',[0 0 0]);
rectangle('Position',[175 -140.625 3.125 3.125], 'FaceColor',[1 1 1]);
rectangle('Position',[178.125 -140.625 3.125 3.125], 'FaceColor',[1 1 1]);
rectangle('Position',[175 -143.75 3.125 3.125], 'FaceColor',[0 0 0]);
rectangle('Position',[178.125 -143.75 3.125 3.125], 'FaceColor',[0 0 0]);
rectangle('Position',[181.25 -140.625 3.125 3.125], 'FaceColor',[1 1 1]);
rectangle('Position',[184.375 -140.625 3.125 3.125], 'FaceColor',[1 1 1]);
rectangle('Position',[181.25 -143.75 3.125 3.125], 'FaceColor',[0 0 0]);
rectangle('Position',[184.375 -143.75 3.125 3.125], 'FaceColor',[0 0 0]);
rectangle('Position',[187.5 -140.625 3.125 3.125], 'FaceColor',[1 1 1]);
rectangle('Position',[190.625 -140.625 3.125 3.125], 'FaceColor',[1 1 1]);
rectangle('Position',[187.5 -143.75 3.125 3.125], 'FaceColor',[0 0 0]);
rectangle('Position',[190.625 -143.75 3.125 3.125], 'FaceColor',[0 0 0]);
rectangle('Position',[106.25 -153.125 3.125 3.125], 'FaceColor',[1 1 1]);
rectangle('Position',[109.375 -153.125 3.125 3.125], 'FaceColor',[0 0 0]);
rectangle('Position',[106.25 -156.25 3.125 3.125], 'FaceColor',[1 1 1]);
rectangle('Position',[109.375 -156.25 3.125 3.125], 'FaceColor',[0 0 0]);
rectangle('Position',[106.25 -159.375 3.125 3.125], 'FaceColor',[1 1 1]);
rectangle('Position',[109.375 -159.375 3.125 3.125], 'FaceColor',[0 0 0]);
rectangle('Position',[106.25 -162.5 3.125 3.125], 'FaceColor',[1 1 1]);
rectangle('Position',[109.375 -162.5 3.125 3.125], 'FaceColor',[0 0 0]);
rectangle('Position',[106.25 -165.625 3.125 3.125], 'FaceColor',[1 1 1]);
rectangle('Position',[109.375 -165.625 3.125 3.125], 'FaceColor',[0 0 0]);
rectangle('Position',[106.25 -168.75 3.125 3.125], 'FaceColor',[1 1 1]);
rectangle('Position',[109.375 -168.75 3.125 3.125], 'FaceColor',[0 0 0]);
rectangle('Position',[106.25 -171.875 3.125 3.125], 'FaceColor',[1 1 1]);
rectangle('Position',[109.375 -171.875 3.125 3.125], 'FaceColor',[0 0 0]);
rectangle('Position',[106.25 -175 3.125 3.125], 'FaceColor',[1 1 1]);
rectangle('Position',[109.375 -175 3.125 3.125], 'FaceColor',[0 0 0]);
rectangle('Position',[106.25 -178.125 3.125 3.125], 'FaceColor',[1 1 1]);
rectangle('Position',[109.375 -178.125 3.125 3.125], 'FaceColor',[0 0 0]);
rectangle('Position',[106.25 -181.25 3.125 3.125], 'FaceColor',[1 1 1]);
rectangle('Position',[109.375 -181.25 3.125 3.125], 'FaceColor',[0 0 0]);
rectangle('Position',[106.25 -184.375 3.125 3.125], 'FaceColor',[1 1 1]);
rectangle('Position',[109.375 -184.375 3.125 3.125], 'FaceColor',[0 0 0]);
rectangle('Position',[106.25 -187.5 3.125 3.125], 'FaceColor',[1 1 1]);
rectangle('Position',[109.375 -187.5 3.125 3.125], 'FaceColor',[0 0 0]);
rectangle('Position',[106.25 -190.625 3.125 3.125], 'FaceColor',[1 1 1]);
rectangle('Position',[109.375 -190.625 3.125 3.125], 'FaceColor',[0 0 0]);
rectangle('Position',[106.25 -193.75 3.125 3.125], 'FaceColor',[1 1 1]);
rectangle('Position',[109.375 -193.75 3.125 3.125], 'FaceColor',[0 0 0]);
X=[186,181.25,168.75,156.25,137.5,137.5,118.75,106.25,96.875,90.625,81.25,68.75,56.25,37.5,31.25,31.25,18.75,13];
Y=[-186,-181.25,-168.75,-168.75,-162.5,-137.5,-131.25,-118.75,-109.375,-109.375,-106.25,-93.75,-81.25,-62.5,-43.75,-31.25,-18.75,-13];
hold on;
plot(X,Y,'r');
legend('268.437','Location','southoutside');
